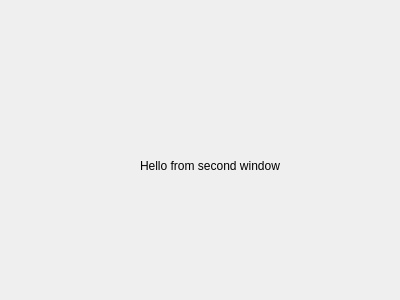
<?xml version="1.0" encoding="UTF-8"?>
<ui version="4.0">
 <class>Dialog</class>
 <widget class="QDialog" name="Dialog">
  <property name="geometry">
   <rect>
    <x>0</x>
    <y>0</y>
    <width>400</width>
    <height>300</height>
   </rect>
  </property>
  <property name="windowTitle">
   <string>Dialog</string>
  </property>
  <widget class="QLabel" name="label">
   <property name="geometry">
    <rect>
     <x>140</x>
     <y>100</y>
     <width>251</width>
     <height>131</height>
    </rect>
   </property>
   <property name="text">
    <string>Hello from second window</string>
   </property>
  </widget>
 </widget>
 <resources/>
 <connections/>
</ui>
